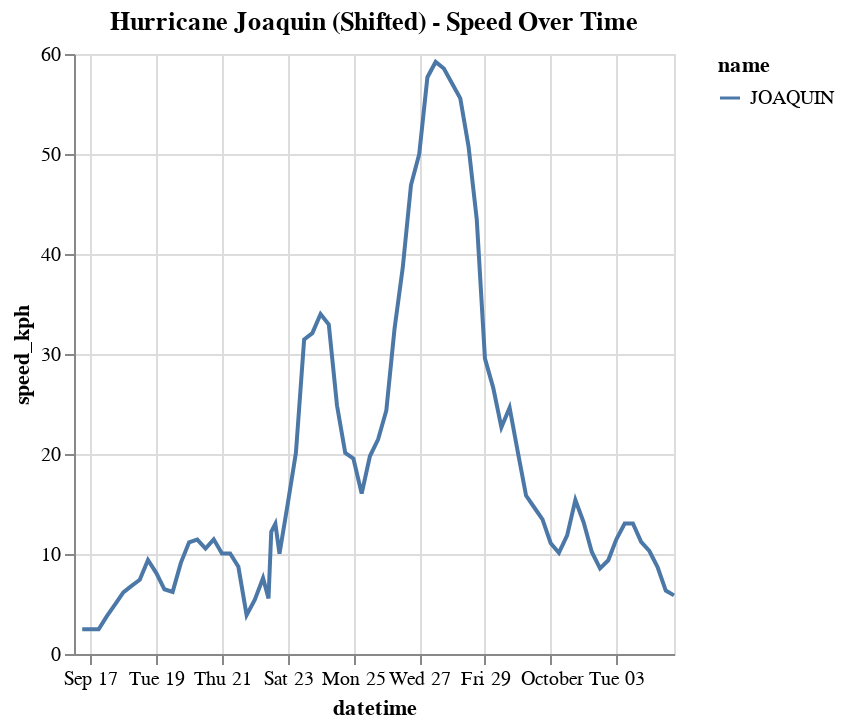

The cell this chart's notebook holds for it:
### Code cell
# now use the shifted joaquin data for visulization
# your code... 
vis_joaquin_new = alt.Chart(df_joaquin_new).mark_line().encode(
    x='datetime:T',
    y='speed_kph:Q',
    color='name:N'
).properties(
    title='Hurricane Joaquin (Shifted) - Speed Over Time'
)


vis_joaquin_new

### Figure 1 — Vega-Lite specification as saved in the notebook (floating-point values rounded to 4 significant figures)
{"config": {"view": {"continuousWidth": 300, "continuousHeight": 300}}, "data": {"name": "data-5ef32612ac67a7d9a4dfef8ccbd31f76"}, "mark": {"type": "line"}, "encoding": {"color": {"field": "name", "type": "nominal"}, "x": {"field": "datetime", "type": "temporal"}, "y": {"field": "speed_kph", "type": "quantitative"}}, "title": "Hurricane Joaquin (Shifted) - Speed Over Time", "$schema": "https://vega.github.io/schema/vega-lite/v5.16.3.json", "datasets": {"data-5ef32612ac67a7d9a4dfef8ccbd31f76": [{"index": 49006, "identifier": "AL112015", "name": "JOAQUIN", "num_pts": 76, "record_id": null, "status": "LO", "latitude": 26.8, "longitude": -68.7, "max_wind": 20, "min_pressure": 1011, "datetime": "2017-09-16T12:00:00", "max_wind_agg": 135, "min_pressure_agg": 931, "time_diff": null, "distance": null, "speed_kph": null}, {"index": 49008, "identifier": "AL112015", "name": "JOAQUIN", "num_pts": 76, "record_id": null, "status": "LO", "latitude": 26.9, "longitude": -68.6, "max_wind": 20, "min_pressure": 1011, "datetime": "2017-09-16T18:00:00", "max_wind_agg": 135, "min_pressure_agg": 931, "time_diff": 6.0, "distance": 14.89, "speed_kph": 2.482}, {"index": 49010, "identifier": "AL112015", "name": "JOAQUIN", "num_pts": 76, "record_id": null, "status": "LO", "latitude": 27.0, "longitude": -68.5, "max_wind": 20, "min_pressure": 1010, "datetime": "2017-09-17T00:00:00", "max_wind_agg": 135, "min_pressure_agg": 931, "time_diff": 6.0, "distance": 14.89, "speed_kph": 2.481}, {"index": 49011, "identifier": "AL112015", "name": "JOAQUIN", "num_pts": 76, "record_id": null, "status": "LO", "latitude": 27.1, "longitude": -68.6, "max_wind": 25, "min_pressure": 1009, "datetime": "2017-09-17T06:00:00", "max_wind_agg": 135, "min_pressure_agg": 931, "time_diff": 6.0, "distance": 14.88, "speed_kph": 2.48}, {"index": 49014, "identifier": "AL112015", "name": "JOAQUIN", "num_pts": 76, "record_id": null, "status": "LO", "latitude": 27.2, "longitude": -68.8, "max_wind": 30, "min_pressure": 1007, "datetime": "2017-09-17T12:00:00", "max_wind_agg": 135, "min_pressure_agg": 931, "time_diff": 6.0, "distance": 22.68, "speed_kph": 3.781}, {"index": 49015, "identifier": "AL112015", "name": "JOAQUIN", "num_pts": 76, "record_id": null, "status": "TD", "latitude": 27.4, "longitude": -69.0, "max_wind": 30, "min_pressure": 1007, "datetime": "2017-09-17T18:00:00", "max_wind_agg": 135, "min_pressure_agg": 931, "time_diff": 6.0, "distance": 29.73, "speed_kph": 4.955}, {"index": 49017, "identifier": "AL112015", "name": "JOAQUIN", "num_pts": 76, "record_id": null, "status": "TD", "latitude": 27.6, "longitude": -69.3, "max_wind": 30, "min_pressure": 1007, "datetime": "2017-09-18T00:00:00", "max_wind_agg": 135, "min_pressure_agg": 931, "time_diff": 6.0, "distance": 36.99, "speed_kph": 6.165}, {"index": 49018, "identifier": "AL112015", "name": "JOAQUIN", "num_pts": 76, "record_id": null, "status": "TD", "latitude": 27.7, "longitude": -69.7, "max_wind": 30, "min_pressure": 1006, "datetime": "2017-09-18T06:00:00", "max_wind_agg": 135, "min_pressure_agg": 931, "time_diff": 6.0, "distance": 40.91, "speed_kph": 6.819}, {"index": 49019, "identifier": "AL112015", "name": "JOAQUIN", "num_pts": 76, "record_id": null, "status": "TD", "latitude": 27.4, "longitude": -70.0, "max_wind": 30, "min_pressure": 1003, "datetime": "2017-09-18T12:00:00", "max_wind_agg": 135, "min_pressure_agg": 931, "time_diff": 6.0, "distance": 44.55, "speed_kph": 7.426}, {"index": 49020, "identifier": "AL112015", "name": "JOAQUIN", "num_pts": 76, "record_id": null, "status": "TS", "latitude": 26.9, "longitude": -70.1, "max_wind": 35, "min_pressure": 1002, "datetime": "2017-09-18T18:00:00", "max_wind_agg": 135, "min_pressure_agg": 931, "time_diff": 6.0, "distance": 56.44, "speed_kph": 9.406}, {"index": 49021, "identifier": "AL112015", "name": "JOAQUIN", "num_pts": 76, "record_id": null, "status": "TS", "latitude": 26.5, "longitude": -70.3, "max_wind": 35, "min_pressure": 1002, "datetime": "2017-09-19T00:00:00", "max_wind_agg": 135, "min_pressure_agg": 931, "time_diff": 6.0, "distance": 48.68, "speed_kph": 8.114}, {"index": 49022, "identifier": "AL112015", "name": "JOAQUIN", "num_pts": 76, "record_id": null, "status": "TS", "latitude": 26.2, "longitude": -70.5, "max_wind": 45, "min_pressure": 999, "datetime": "2017-09-19T06:00:00", "max_wind_agg": 135, "min_pressure_agg": 931, "time_diff": 6.0, "distance": 38.83, "speed_kph": 6.472}, {"index": 49023, "identifier": "AL112015", "name": "JOAQUIN", "num_pts": 76, "record_id": null, "status": "TS", "latitude": 26.0, "longitude": -70.8, "max_wind": 55, "min_pressure": 992, "datetime": "2017-09-19T12:00:00", "max_wind_agg": 135, "min_pressure_agg": 931, "time_diff": 6.0, "distance": 37.29, "speed_kph": 6.214}, {"index": 49024, "identifier": "AL112015", "name": "JOAQUIN", "num_pts": 76, "record_id": null, "status": "TS", "latitude": 25.8, "longitude": -71.3, "max_wind": 60, "min_pressure": 985, "datetime": "2017-09-19T18:00:00", "max_wind_agg": 135, "min_pressure_agg": 931, "time_diff": 6.0, "distance": 54.7, "speed_kph": 9.117}, {"index": 49025, "identifier": "AL112015", "name": "JOAQUIN", "num_pts": 76, "record_id": null, "status": "HU", "latitude": 25.4, "longitude": -71.8, "max_wind": 65, "min_pressure": 978, "datetime": "2017-09-20T00:00:00", "max_wind_agg": 135, "min_pressure_agg": 931, "time_diff": 6.0, "distance": 66.98, "speed_kph": 11.16}, {"index": 49026, "identifier": "AL112015", "name": "JOAQUIN", "num_pts": 76, "record_id": null, "status": "HU", "latitude": 24.9, "longitude": -72.2, "max_wind": 70, "min_pressure": 971, "datetime": "2017-09-20T06:00:00", "max_wind_agg": 135, "min_pressure_agg": 931, "time_diff": 6.0, "distance": 68.6, "speed_kph": 11.43}, {"index": 49027, "identifier": "AL112015", "name": "JOAQUIN", "num_pts": 76, "record_id": null, "status": "HU", "latitude": 24.4, "longitude": -72.5, "max_wind": 80, "min_pressure": 961, "datetime": "2017-09-20T12:00:00", "max_wind_agg": 135, "min_pressure_agg": 931, "time_diff": 6.0, "distance": 63.29, "speed_kph": 10.55}, {"index": 49028, "identifier": "AL112015", "name": "JOAQUIN", "num_pts": 76, "record_id": null, "status": "HU", "latitude": 23.9, "longitude": -72.9, "max_wind": 100, "min_pressure": 951, "datetime": "2017-09-20T18:00:00", "max_wind_agg": 135, "min_pressure_agg": 931, "time_diff": 6.0, "distance": 68.79, "speed_kph": 11.47}, {"index": 49029, "identifier": "AL112015", "name": "JOAQUIN", "num_pts": 76, "record_id": null, "status": "HU", "latitude": 23.5, "longitude": -73.3, "max_wind": 110, "min_pressure": 947, "datetime": "2017-09-21T00:00:00", "max_wind_agg": 135, "min_pressure_agg": 931, "time_diff": 6.0, "distance": 60.27, "speed_kph": 10.04}, {"index": 49030, "identifier": "AL112015", "name": "JOAQUIN", "num_pts": 76, "record_id": "L", "status": "HU", "latitude": 23.1, "longitude": -73.7, "max_wind": 115, "min_pressure": 942, "datetime": "2017-09-21T06:00:00", "max_wind_agg": 135, "min_pressure_agg": 931, "time_diff": 6.0, "distance": 60.35, "speed_kph": 10.06}, {"index": 49031, "identifier": "AL112015", "name": "JOAQUIN", "num_pts": 76, "record_id": null, "status": "HU", "latitude": 23.0, "longitude": -74.2, "max_wind": 115, "min_pressure": 936, "datetime": "2017-09-21T12:00:00", "max_wind_agg": 135, "min_pressure_agg": 931, "time_diff": 6.0, "distance": 52.32, "speed_kph": 8.72}, {"index": 49032, "identifier": "AL112015", "name": "JOAQUIN", "num_pts": 76, "record_id": null, "status": "HU", "latitude": 22.9, "longitude": -74.4, "max_wind": 120, "min_pressure": 931, "datetime": "2017-09-21T18:00:00", "max_wind_agg": 135, "min_pressure_agg": 931, "time_diff": 6.0, "distance": 23.29, "speed_kph": 3.881}, {"index": 49033, "identifier": "AL112015", "name": "JOAQUIN", "num_pts": 76, "record_id": null, "status": "HU", "latitude": 23.0, "longitude": -74.7, "max_wind": 120, "min_pressure": 935, "datetime": "2017-09-22T00:00:00", "max_wind_agg": 135, "min_pressure_agg": 931, "time_diff": 6.0, "distance": 32.65, "speed_kph": 5.441}, {"index": 49034, "identifier": "AL112015", "name": "JOAQUIN", "num_pts": 76, "record_id": null, "status": "HU", "latitude": 23.4, "longitude": -74.8, "max_wind": 115, "min_pressure": 937, "datetime": "2017-09-22T06:00:00", "max_wind_agg": 135, "min_pressure_agg": 931, "time_diff": 6.0, "distance": 45.61, "speed_kph": 7.601}, {"index": 49035, "identifier": "AL112015", "name": "JOAQUIN", "num_pts": 76, "record_id": "L", "status": "HU", "latitude": 23.6, "longitude": -74.8, "max_wind": 110, "min_pressure": 940, "datetime": "2017-09-22T10:00:00", "max_wind_agg": 135, "min_pressure_agg": 931, "time_diff": 4.0, "distance": 22.23, "speed_kph": 5.556}, {"index": 49036, "identifier": "AL112015", "name": "JOAQUIN", "num_pts": 76, "record_id": null, "status": "HU", "latitude": 23.8, "longitude": -74.7, "max_wind": 110, "min_pressure": 941, "datetime": "2017-09-22T12:00:00", "max_wind_agg": 135, "min_pressure_agg": 931, "time_diff": 2.0, "distance": 24.44, "speed_kph": 12.22}, {"index": 49037, "identifier": "AL112015", "name": "JOAQUIN", "num_pts": 76, "record_id": "L", "status": "HU", "latitude": 24.1, "longitude": -74.5, "max_wind": 110, "min_pressure": 942, "datetime": "2017-09-22T15:00:00", "max_wind_agg": 135, "min_pressure_agg": 931, "time_diff": 3.0, "distance": 39.04, "speed_kph": 13.01}, {"index": 49038, "identifier": "AL112015", "name": "JOAQUIN", "num_pts": 76, "record_id": null, "status": "HU", "latitude": 24.3, "longitude": -74.3, "max_wind": 115, "min_pressure": 943, "datetime": "2017-09-22T18:00:00", "max_wind_agg": 135, "min_pressure_agg": 931, "time_diff": 3.0, "distance": 30.08, "speed_kph": 10.03}, {"index": 49039, "identifier": "AL112015", "name": "JOAQUIN", "num_pts": 76, "record_id": null, "status": "HU", "latitude": 24.8, "longitude": -73.6, "max_wind": 120, "min_pressure": 945, "datetime": "2017-09-23T00:00:00", "max_wind_agg": 135, "min_pressure_agg": 931, "time_diff": 6.0, "distance": 89.96, "speed_kph": 14.99}, {"index": 49040, "identifier": "AL112015", "name": "JOAQUIN", "num_pts": 76, "record_id": null, "status": "HU", "latitude": 25.4, "longitude": -72.6, "max_wind": 135, "min_pressure": 934, "datetime": "2017-09-23T06:00:00", "max_wind_agg": 135, "min_pressure_agg": 931, "time_diff": 6.0, "distance": 120.7, "speed_kph": 20.12}, {"index": 49041, "identifier": "AL112015", "name": "JOAQUIN", "num_pts": 76, "record_id": null, "status": "HU", "latitude": 26.3, "longitude": -71.0, "max_wind": 130, "min_pressure": 934, "datetime": "2017-09-23T12:00:00", "max_wind_agg": 135, "min_pressure_agg": 931, "time_diff": 6.0, "distance": 188.7, "speed_kph": 31.45}, {"index": 49042, "identifier": "AL112015", "name": "JOAQUIN", "num_pts": 76, "record_id": null, "status": "HU", "latitude": 27.4, "longitude": -69.5, "max_wind": 115, "min_pressure": 941, "datetime": "2017-09-23T18:00:00", "max_wind_agg": 135, "min_pressure_agg": 931, "time_diff": 6.0, "distance": 192.5, "speed_kph": 32.08}, {"index": 49043, "identifier": "AL112015", "name": "JOAQUIN", "num_pts": 76, "record_id": null, "status": "HU", "latitude": 28.9, "longitude": -68.3, "max_wind": 105, "min_pressure": 949, "datetime": "2017-09-24T00:00:00", "max_wind_agg": 135, "min_pressure_agg": 931, "time_diff": 6.0, "distance": 204.0, "speed_kph": 34.0}, {"index": 49044, "identifier": "AL112015", "name": "JOAQUIN", "num_pts": 76, "record_id": null, "status": "HU", "latitude": 30.4, "longitude": -67.2, "max_wind": 95, "min_pressure": 956, "datetime": "2017-09-24T06:00:00", "max_wind_agg": 135, "min_pressure_agg": 931, "time_diff": 6.0, "distance": 197.7, "speed_kph": 32.94}, {"index": 49045, "identifier": "AL112015", "name": "JOAQUIN", "num_pts": 76, "record_id": null, "status": "HU", "latitude": 31.6, "longitude": -66.5, "max_wind": 85, "min_pressure": 958, "datetime": "2017-09-24T12:00:00", "max_wind_agg": 135, "min_pressure_agg": 931, "time_diff": 6.0, "distance": 149.1, "speed_kph": 24.85}, {"index": 49046, "identifier": "AL112015", "name": "JOAQUIN", "num_pts": 76, "record_id": null, "status": "HU", "latitude": 32.6, "longitude": -66.0, "max_wind": 75, "min_pressure": 961, "datetime": "2017-09-24T18:00:00", "max_wind_agg": 135, "min_pressure_agg": 931, "time_diff": 6.0, "distance": 120.7, "speed_kph": 20.11}, {"index": 49047, "identifier": "AL112015", "name": "JOAQUIN", "num_pts": 76, "record_id": null, "status": "HU", "latitude": 33.6, "longitude": -65.6, "max_wind": 75, "min_pressure": 964, "datetime": "2017-09-25T00:00:00", "max_wind_agg": 135, "min_pressure_agg": 931, "time_diff": 6.0, "distance": 117.2, "speed_kph": 19.53}, {"index": 49048, "identifier": "AL112015", "name": "JOAQUIN", "num_pts": 76, "record_id": null, "status": "HU", "latitude": 34.4, "longitude": -65.2, "max_wind": 75, "min_pressure": 964, "datetime": "2017-09-25T06:00:00", "max_wind_agg": 135, "min_pressure_agg": 931, "time_diff": 6.0, "distance": 96.23, "speed_kph": 16.04}, {"index": 49049, "identifier": "AL112015", "name": "JOAQUIN", "num_pts": 76, "record_id": null, "status": "HU", "latitude": 35.3, "longitude": -64.5, "max_wind": 75, "min_pressure": 964, "datetime": "2017-09-25T12:00:00", "max_wind_agg": 135, "min_pressure_agg": 931, "time_diff": 6.0, "distance": 118.6, "speed_kph": 19.77}, {"index": 49050, "identifier": "AL112015", "name": "JOAQUIN", "num_pts": 76, "record_id": null, "status": "HU", "latitude": 36.2, "longitude": -63.6, "max_wind": 75, "min_pressure": 967, "datetime": "2017-09-25T18:00:00", "max_wind_agg": 135, "min_pressure_agg": 931, "time_diff": 6.0, "distance": 128.8, "speed_kph": 21.47}, {"index": 49051, "identifier": "AL112015", "name": "JOAQUIN", "num_pts": 76, "record_id": null, "status": "HU", "latitude": 37.0, "longitude": -62.3, "max_wind": 75, "min_pressure": 970, "datetime": "2017-09-26T00:00:00", "max_wind_agg": 135, "min_pressure_agg": 931, "time_diff": 6.0, "distance": 146.1, "speed_kph": 24.35}, {"index": 49052, "identifier": "AL112015", "name": "JOAQUIN", "num_pts": 76, "record_id": null, "status": "HU", "latitude": 37.9, "longitude": -60.4, "max_wind": 70, "min_pressure": 974, "datetime": "2017-09-26T06:00:00", "max_wind_agg": 135, "min_pressure_agg": 931, "time_diff": 6.0, "distance": 195.2, "speed_kph": 32.53}, {"index": 49053, "identifier": "AL112015", "name": "JOAQUIN", "num_pts": 76, "record_id": null, "status": "HU", "latitude": 38.8, "longitude": -58.0, "max_wind": 70, "min_pressure": 974, "datetime": "2017-09-26T12:00:00", "max_wind_agg": 135, "min_pressure_agg": 931, "time_diff": 6.0, "distance": 231.8, "speed_kph": 38.64}, {"index": 49054, "identifier": "AL112015", "name": "JOAQUIN", "num_pts": 76, "record_id": null, "status": "HU", "latitude": 39.6, "longitude": -54.9, "max_wind": 70, "min_pressure": 974, "datetime": "2017-09-26T18:00:00", "max_wind_agg": 135, "min_pressure_agg": 931, "time_diff": 6.0, "distance": 281.4, "speed_kph": 46.89}, {"index": 49055, "identifier": "AL112015", "name": "JOAQUIN", "num_pts": 76, "record_id": null, "status": "HU", "latitude": 40.3, "longitude": -51.5, "max_wind": 65, "min_pressure": 977, "datetime": "2017-09-27T00:00:00", "max_wind_agg": 135, "min_pressure_agg": 931, "time_diff": 6.0, "distance": 299.9, "speed_kph": 49.98}, {"index": 49056, "identifier": "AL112015", "name": "JOAQUIN", "num_pts": 76, "record_id": null, "status": "TS", "latitude": 41.0, "longitude": -47.5, "max_wind": 60, "min_pressure": 977, "datetime": "2017-09-27T06:00:00", "max_wind_agg": 135, "min_pressure_agg": 931, "time_diff": 6.0, "distance": 346.1, "speed_kph": 57.68}, {"index": 49057, "identifier": "AL112015", "name": "JOAQUIN", "num_pts": 76, "record_id": null, "status": "TS", "latitude": 41.5, "longitude": -43.3, "max_wind": 60, "min_pressure": 977, "datetime": "2017-09-27T12:00:00", "max_wind_agg": 135, "min_pressure_agg": 931, "time_diff": 6.0, "distance": 355.2, "speed_kph": 59.21}, {"index": 49058, "identifier": "AL112015", "name": "JOAQUIN", "num_pts": 76, "record_id": null, "status": "LO", "latitude": 41.9, "longitude": -39.1, "max_wind": 55, "min_pressure": 977, "datetime": "2017-09-27T18:00:00", "max_wind_agg": 135, "min_pressure_agg": 931, "time_diff": 6.0, "distance": 351.3, "speed_kph": 58.54}, {"index": 49059, "identifier": "AL112015", "name": "JOAQUIN", "num_pts": 76, "record_id": null, "status": "LO", "latitude": 42.4, "longitude": -35.0, "max_wind": 50, "min_pressure": 977, "datetime": "2017-09-28T00:00:00", "max_wind_agg": 135, "min_pressure_agg": 931, "time_diff": 6.0, "distance": 342.3, "speed_kph": 57.05}, {"index": 49060, "identifier": "AL112015", "name": "JOAQUIN", "num_pts": 76, "record_id": null, "status": "LO", "latitude": 43.0, "longitude": -31.0, "max_wind": 45, "min_pressure": 980, "datetime": "2017-09-28T06:00:00", "max_wind_agg": 135, "min_pressure_agg": 931, "time_diff": 6.0, "distance": 333.4, "speed_kph": 55.56}, {"index": 49061, "identifier": "AL112015", "name": "JOAQUIN", "num_pts": 76, "record_id": null, "status": "LO", "latitude": 43.5, "longitude": -27.3, "max_wind": 45, "min_pressure": 984, "datetime": "2017-09-28T12:00:00", "max_wind_agg": 135, "min_pressure_agg": 931, "time_diff": 6.0, "distance": 304.6, "speed_kph": 50.76}, {"index": 49062, "identifier": "AL112015", "name": "JOAQUIN", "num_pts": 76, "record_id": null, "status": "EX", "latitude": 43.9, "longitude": -24.1, "max_wind": 45, "min_pressure": 987, "datetime": "2017-09-28T18:00:00", "max_wind_agg": 135, "min_pressure_agg": 931, "time_diff": 6.0, "distance": 260.9, "speed_kph": 43.48}, {"index": 49063, "identifier": "AL112015", "name": "JOAQUIN", "num_pts": 76, "record_id": null, "status": "EX", "latitude": 44.1, "longitude": -21.9, "max_wind": 45, "min_pressure": 988, "datetime": "2017-09-29T00:00:00", "max_wind_agg": 135, "min_pressure_agg": 931, "time_diff": 6.0, "distance": 177.3, "speed_kph": 29.54}, {"index": 49064, "identifier": "AL112015", "name": "JOAQUIN", "num_pts": 76, "record_id": null, "status": "EX", "latitude": 44.2, "longitude": -19.9, "max_wind": 45, "min_pressure": 988, "datetime": "2017-09-29T06:00:00", "max_wind_agg": 135, "min_pressure_agg": 931, "time_diff": 6.0, "distance": 159.9, "speed_kph": 26.64}, {"index": 49065, "identifier": "AL112015", "name": "JOAQUIN", "num_pts": 76, "record_id": null, "status": "EX", "latitude": 44.1, "longitude": -18.2, "max_wind": 40, "min_pressure": 989, "datetime": "2017-09-29T12:00:00", "max_wind_agg": 135, "min_pressure_agg": 931, "time_diff": 6.0, "distance": 136.0, "speed_kph": 22.67}, {"index": 49066, "identifier": "AL112015", "name": "JOAQUIN", "num_pts": 76, "record_id": null, "status": "EX", "latitude": 43.8, "longitude": -16.4, "max_wind": 35, "min_pressure": 992, "datetime": "2017-09-29T18:00:00", "max_wind_agg": 135, "min_pressure_agg": 931, "time_diff": 6.0, "distance": 147.8, "speed_kph": 24.64}, {"index": 49067, "identifier": "AL112015", "name": "JOAQUIN", "num_pts": 76, "record_id": null, "status": "EX", "latitude": 43.4, "longitude": -15.0, "max_wind": 35, "min_pressure": 993, "datetime": "2017-09-30T00:00:00", "max_wind_agg": 135, "min_pressure_agg": 931, "time_diff": 6.0, "distance": 121.1, "speed_kph": 20.19}, {"index": 49068, "identifier": "AL112015", "name": "JOAQUIN", "num_pts": 76, "record_id": null, "status": "EX", "latitude": 43.1, "longitude": -13.9, "max_wind": 35, "min_pressure": 996, "datetime": "2017-09-30T06:00:00", "max_wind_agg": 135, "min_pressure_agg": 931, "time_diff": 6.0, "distance": 95.07, "speed_kph": 15.85}, {"index": 49069, "identifier": "AL112015", "name": "JOAQUIN", "num_pts": 76, "record_id": null, "status": "EX", "latitude": 42.8, "longitude": -12.9, "max_wind": 30, "min_pressure": 998, "datetime": "2017-09-30T12:00:00", "max_wind_agg": 135, "min_pressure_agg": 931, "time_diff": 6.0, "distance": 87.9, "speed_kph": 14.65}, {"index": 49070, "identifier": "AL112015", "name": "JOAQUIN", "num_pts": 76, "record_id": null, "status": "EX", "latitude": 42.5, "longitude": -12.0, "max_wind": 30, "min_pressure": 999, "datetime": "2017-09-30T18:00:00", "max_wind_agg": 135, "min_pressure_agg": 931, "time_diff": 6.0, "distance": 80.76, "speed_kph": 13.46}, {"index": 49071, "identifier": "AL112015", "name": "JOAQUIN", "num_pts": 76, "record_id": null, "status": "EX", "latitude": 42.2, "longitude": -11.3, "max_wind": 30, "min_pressure": 1000, "datetime": "2017-10-01T00:00:00", "max_wind_agg": 135, "min_pressure_agg": 931, "time_diff": 6.0, "distance": 66.45, "speed_kph": 11.08}, {"index": 49072, "identifier": "AL112015", "name": "JOAQUIN", "num_pts": 76, "record_id": null, "status": "EX", "latitude": 41.8, "longitude": -10.8, "max_wind": 35, "min_pressure": 1001, "datetime": "2017-10-01T06:00:00", "max_wind_agg": 135, "min_pressure_agg": 931, "time_diff": 6.0, "distance": 60.67, "speed_kph": 10.11}, {"index": 49073, "identifier": "AL112015", "name": "JOAQUIN", "num_pts": 76, "record_id": null, "status": "EX", "latitude": 41.2, "longitude": -10.5, "max_wind": 35, "min_pressure": 1001, "datetime": "2017-10-01T12:00:00", "max_wind_agg": 135, "min_pressure_agg": 931, "time_diff": 6.0, "distance": 71.2, "speed_kph": 11.87}, {"index": 49074, "identifier": "AL112015", "name": "JOAQUIN", "num_pts": 76, "record_id": null, "status": "EX", "latitude": 40.4, "longitude": -10.2, "max_wind": 35, "min_pressure": 1002, "datetime": "2017-10-01T18:00:00", "max_wind_agg": 135, "min_pressure_agg": 931, "time_diff": 6.0, "distance": 92.41, "speed_kph": 15.4}, {"index": 49075, "identifier": "AL112015", "name": "JOAQUIN", "num_pts": 76, "record_id": null, "status": "EX", "latitude": 39.8, "longitude": -9.7, "max_wind": 35, "min_pressure": 1002, "datetime": "2017-10-02T00:00:00", "max_wind_agg": 135, "min_pressure_agg": 931, "time_diff": 6.0, "distance": 79.07, "speed_kph": 13.18}, {"index": 49076, "identifier": "AL112015", "name": "JOAQUIN", "num_pts": 76, "record_id": null, "status": "EX", "latitude": 39.5, "longitude": -9.1, "max_wind": 35, "min_pressure": 1003, "datetime": "2017-10-02T06:00:00", "max_wind_agg": 135, "min_pressure_agg": 931, "time_diff": 6.0, "distance": 61.21, "speed_kph": 10.2}, {"index": 49077, "identifier": "AL112015", "name": "JOAQUIN", "num_pts": 76, "record_id": null, "status": "EX", "latitude": 39.1, "longitude": -8.8, "max_wind": 30, "min_pressure": 1005, "datetime": "2017-10-02T12:00:00", "max_wind_agg": 135, "min_pressure_agg": 931, "time_diff": 6.0, "distance": 51.39, "speed_kph": 8.566}, {"index": 49078, "identifier": "AL112015", "name": "JOAQUIN", "num_pts": 76, "record_id": null, "status": "EX", "latitude": 38.6, "longitude": -8.9, "max_wind": 25, "min_pressure": 1007, "datetime": "2017-10-02T18:00:00", "max_wind_agg": 135, "min_pressure_agg": 931, "time_diff": 6.0, "distance": 56.23, "speed_kph": 9.372}, {"index": 49079, "identifier": "AL112015", "name": "JOAQUIN", "num_pts": 76, "record_id": null, "status": "EX", "latitude": 38.0, "longitude": -9.1, "max_wind": 20, "min_pressure": 1009, "datetime": "2017-10-03T00:00:00", "max_wind_agg": 135, "min_pressure_agg": 931, "time_diff": 6.0, "distance": 68.92, "speed_kph": 11.49}, {"index": 49080, "identifier": "AL112015", "name": "JOAQUIN", "num_pts": 76, "record_id": null, "status": "EX", "latitude": 37.3, "longitude": -9.2, "max_wind": 20, "min_pressure": 1010, "datetime": "2017-10-03T06:00:00", "max_wind_agg": 135, "min_pressure_agg": 931, "time_diff": 6.0, "distance": 78.28, "speed_kph": 13.05}, {"index": 49081, "identifier": "AL112015", "name": "JOAQUIN", "num_pts": 76, "record_id": null, "status": "EX", "latitude": 36.6, "longitude": -9.1, "max_wind": 20, "min_pressure": 1010, "datetime": "2017-10-03T12:00:00", "max_wind_agg": 135, "min_pressure_agg": 931, "time_diff": 6.0, "distance": 78.29, "speed_kph": 13.05}, {"index": 49082, "identifier": "AL112015", "name": "JOAQUIN", "num_pts": 76, "record_id": null, "status": "EX", "latitude": 36.0, "longitude": -9.0, "max_wind": 20, "min_pressure": 1011, "datetime": "2017-10-03T18:00:00", "max_wind_agg": 135, "min_pressure_agg": 931, "time_diff": 6.0, "distance": 67.27, "speed_kph": 11.21}, {"index": 49083, "identifier": "AL112015", "name": "JOAQUIN", "num_pts": 76, "record_id": null, "status": "EX", "latitude": 35.5, "longitude": -8.7, "max_wind": 20, "min_pressure": 1011, "datetime": "2017-10-04T00:00:00", "max_wind_agg": 135, "min_pressure_agg": 931, "time_diff": 6.0, "distance": 61.8, "speed_kph": 10.3}, {"index": 49084, "identifier": "AL112015", "name": "JOAQUIN", "num_pts": 76, "record_id": null, "status": "EX", "latitude": 35.1, "longitude": -8.4, "max_wind": 20, "min_pressure": 1011, "datetime": "2017-10-04T06:00:00", "max_wind_agg": 135, "min_pressure_agg": 931, "time_diff": 6.0, "distance": 52.12, "speed_kph": 8.686}, {"index": 49085, "identifier": "AL112015", "name": "JOAQUIN", "num_pts": 76, "record_id": null, "status": "EX", "latitude": 35.0, "longitude": -8.0, "max_wind": 15, "min_pressure": 1012, "datetime": "2017-10-04T12:00:00", "max_wind_agg": 135, "min_pressure_agg": 931, "time_diff": 6.0, "distance": 38.05, "speed_kph": 6.341}, {"index": 49086, "identifier": "AL112015", "name": "JOAQUIN", "num_pts": 76, "record_id": null, "status": "EX", "latitude": 35.2, "longitude": -7.7, "max_wind": 15, "min_pressure": 1012, "datetime": "2017-10-04T18:00:00", "max_wind_agg": 135, "min_pressure_agg": 931, "time_diff": 6.0, "distance": 35.18, "speed_kph": 5.864}]}}
